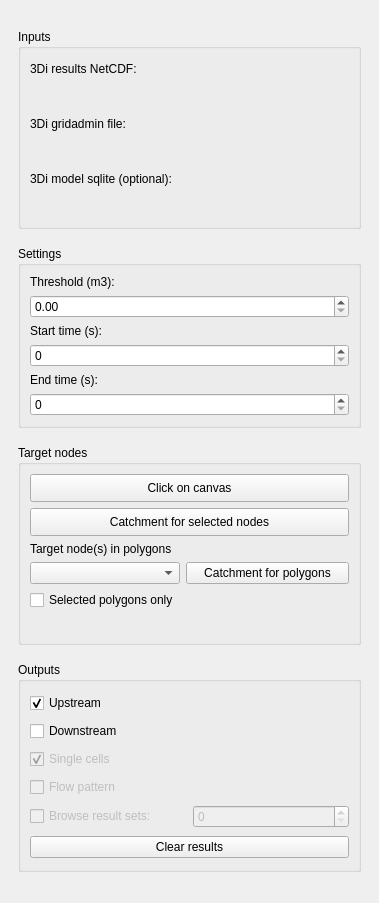
<?xml version="1.0" encoding="UTF-8"?>
<ui version="4.0">
 <class>ThreeDiNetworkAnalystDockWidgetBase</class>
 <widget class="QDockWidget" name="ThreeDiNetworkAnalystDockWidgetBase">
  <property name="geometry">
   <rect>
    <x>0</x>
    <y>0</y>
    <width>379</width>
    <height>903</height>
   </rect>
  </property>
  <property name="allowedAreas">
   <set>Qt::LeftDockWidgetArea|Qt::RightDockWidgetArea</set>
  </property>
  <property name="windowTitle">
   <string>3Di Network Analyst</string>
  </property>
  <widget class="QWidget" name="dockWidgetContents">
   <layout class="QGridLayout" name="gridLayout">
    <item row="0" column="0">
     <widget class="QScrollArea" name="scrollArea">
      <property name="frameShape">
       <enum>QFrame::NoFrame</enum>
      </property>
      <property name="verticalScrollBarPolicy">
       <enum>Qt::ScrollBarAsNeeded</enum>
      </property>
      <property name="horizontalScrollBarPolicy">
       <enum>Qt::ScrollBarAsNeeded</enum>
      </property>
      <property name="widgetResizable">
       <bool>true</bool>
      </property>
      <widget class="QWidget" name="scrollAreaWidgetContents">
       <property name="geometry">
        <rect>
         <x>0</x>
         <y>0</y>
         <width>357</width>
         <height>855</height>
        </rect>
       </property>
       <layout class="QVBoxLayout" name="verticalLayout">
        <item>
         <widget class="QGroupBox" name="groupBox_3">
          <property name="sizePolicy">
           <sizepolicy hsizetype="Preferred" vsizetype="Fixed">
            <horstretch>0</horstretch>
            <verstretch>0</verstretch>
           </sizepolicy>
          </property>
          <property name="minimumSize">
           <size>
            <width>0</width>
            <height>200</height>
           </size>
          </property>
          <property name="maximumSize">
           <size>
            <width>16777215</width>
            <height>200</height>
           </size>
          </property>
          <property name="title">
           <string>Inputs</string>
          </property>
          <layout class="QVBoxLayout" name="verticalLayout_2">
           <item>
            <widget class="QLabel" name="label_3">
             <property name="text">
              <string>3Di results NetCDF:</string>
             </property>
            </widget>
           </item>
           <item>
            <widget class="QgsFileWidget" name="QgsFileWidget3DiResults">
             <property name="sizePolicy">
              <sizepolicy hsizetype="Expanding" vsizetype="Preferred">
               <horstretch>0</horstretch>
               <verstretch>0</verstretch>
              </sizepolicy>
             </property>
             <property name="acceptDrops">
              <bool>true</bool>
             </property>
             <property name="filter">
              <string>results_3di.nc</string>
             </property>
            </widget>
           </item>
           <item>
            <widget class="QLabel" name="label_2">
             <property name="text">
              <string>3Di gridadmin file:</string>
             </property>
            </widget>
           </item>
           <item>
            <widget class="QgsFileWidget" name="QgsFileWidgetGridAdmin">
             <property name="sizePolicy">
              <sizepolicy hsizetype="Expanding" vsizetype="Preferred">
               <horstretch>0</horstretch>
               <verstretch>0</verstretch>
              </sizepolicy>
             </property>
             <property name="filter">
              <string>gridadmin.h5</string>
             </property>
            </widget>
           </item>
           <item>
            <widget class="QLabel" name="labelSqlite">
             <property name="enabled">
              <bool>true</bool>
             </property>
             <property name="text">
              <string>3Di model sqlite (optional):</string>
             </property>
            </widget>
           </item>
           <item>
            <widget class="QgsFileWidget" name="QgsFileWidgetSqlite">
             <property name="enabled">
              <bool>true</bool>
             </property>
             <property name="toolTip">
              <string>Required only when analysing (impervious) surfaces (0D inflow)</string>
             </property>
             <property name="filter">
              <string>*.sqlite</string>
             </property>
            </widget>
           </item>
          </layout>
         </widget>
        </item>
        <item>
         <widget class="QGroupBox" name="groupBox_4">
          <property name="sizePolicy">
           <sizepolicy hsizetype="Preferred" vsizetype="Fixed">
            <horstretch>0</horstretch>
            <verstretch>0</verstretch>
           </sizepolicy>
          </property>
          <property name="title">
           <string>Settings</string>
          </property>
          <layout class="QVBoxLayout" name="verticalLayout_3">
           <item>
            <widget class="QLabel" name="labelThreshold">
             <property name="text">
              <string>Threshold (m3):</string>
             </property>
            </widget>
           </item>
           <item>
            <widget class="QDoubleSpinBox" name="doubleSpinBoxThreshold">
             <property name="maximum">
              <double>9999999999.000000000000000</double>
             </property>
            </widget>
           </item>
           <item>
            <widget class="QLabel" name="label_4">
             <property name="sizePolicy">
              <sizepolicy hsizetype="Preferred" vsizetype="Preferred">
               <horstretch>0</horstretch>
               <verstretch>0</verstretch>
              </sizepolicy>
             </property>
             <property name="text">
              <string>Start time (s):</string>
             </property>
            </widget>
           </item>
           <item>
            <widget class="QDoubleSpinBox" name="doubleSpinBoxStartTime">
             <property name="decimals">
              <number>0</number>
             </property>
             <property name="minimum">
              <double>0.000000000000000</double>
             </property>
             <property name="maximum">
              <double>99999999999.000000000000000</double>
             </property>
             <property name="singleStep">
              <double>60.000000000000000</double>
             </property>
             <property name="value">
              <double>0.000000000000000</double>
             </property>
            </widget>
           </item>
           <item>
            <widget class="QLabel" name="label_5">
             <property name="text">
              <string>End time (s):</string>
             </property>
            </widget>
           </item>
           <item>
            <widget class="QDoubleSpinBox" name="doubleSpinBoxEndTime">
             <property name="decimals">
              <number>0</number>
             </property>
             <property name="maximum">
              <double>99999999999.000000000000000</double>
             </property>
             <property name="singleStep">
              <double>60.000000000000000</double>
             </property>
            </widget>
           </item>
          </layout>
         </widget>
        </item>
        <item>
         <widget class="QGroupBox" name="groupBox">
          <property name="sizePolicy">
           <sizepolicy hsizetype="Preferred" vsizetype="Fixed">
            <horstretch>0</horstretch>
            <verstretch>0</verstretch>
           </sizepolicy>
          </property>
          <property name="minimumSize">
           <size>
            <width>0</width>
            <height>200</height>
           </size>
          </property>
          <property name="title">
           <string>Target nodes</string>
          </property>
          <layout class="QFormLayout" name="formLayout">
           <item row="0" column="0" colspan="2">
            <widget class="QPushButton" name="pushButtonClickOnCanvas">
             <property name="minimumSize">
              <size>
               <width>0</width>
               <height>28</height>
              </size>
             </property>
             <property name="maximumSize">
              <size>
               <width>16777215</width>
               <height>28</height>
              </size>
             </property>
             <property name="text">
              <string>Click on canvas</string>
             </property>
             <property name="checkable">
              <bool>true</bool>
             </property>
            </widget>
           </item>
           <item row="1" column="0" colspan="2">
            <widget class="QPushButton" name="pushButtonCatchmentForSelectedNodes">
             <property name="minimumSize">
              <size>
               <width>0</width>
               <height>28</height>
              </size>
             </property>
             <property name="maximumSize">
              <size>
               <width>16777215</width>
               <height>28</height>
              </size>
             </property>
             <property name="text">
              <string>Catchment for selected nodes</string>
             </property>
            </widget>
           </item>
           <item row="2" column="0" colspan="2">
            <widget class="QLabel" name="label">
             <property name="text">
              <string>Target node(s) in polygons</string>
             </property>
            </widget>
           </item>
           <item row="3" column="0">
            <widget class="QgsMapLayerComboBox" name="mMapLayerComboBoxTargetPolygons">
             <property name="sizePolicy">
              <sizepolicy hsizetype="Minimum" vsizetype="Fixed">
               <horstretch>0</horstretch>
               <verstretch>0</verstretch>
              </sizepolicy>
             </property>
             <property name="minimumSize">
              <size>
               <width>150</width>
               <height>0</height>
              </size>
             </property>
            </widget>
           </item>
           <item row="3" column="1">
            <widget class="QPushButton" name="pushButtonCatchmentForPolygons">
             <property name="text">
              <string>Catchment for polygons</string>
             </property>
            </widget>
           </item>
           <item row="4" column="0">
            <widget class="QCheckBox" name="checkBoxSelectedPolygonsOnly">
             <property name="text">
              <string>Selected polygons only</string>
             </property>
            </widget>
           </item>
          </layout>
         </widget>
        </item>
        <item>
         <widget class="QGroupBox" name="groupBox_2">
          <property name="sizePolicy">
           <sizepolicy hsizetype="Preferred" vsizetype="Fixed">
            <horstretch>0</horstretch>
            <verstretch>0</verstretch>
           </sizepolicy>
          </property>
          <property name="minimumSize">
           <size>
            <width>0</width>
            <height>210</height>
           </size>
          </property>
          <property name="maximumSize">
           <size>
            <width>16777215</width>
            <height>210</height>
           </size>
          </property>
          <property name="title">
           <string>Outputs</string>
          </property>
          <layout class="QGridLayout" name="gridLayout_2">
           <item row="3" column="0">
            <widget class="QCheckBox" name="checkBoxFlowPattern">
             <property name="enabled">
              <bool>false</bool>
             </property>
             <property name="text">
              <string>Flow pattern</string>
             </property>
             <property name="checked">
              <bool>false</bool>
             </property>
            </widget>
           </item>
           <item row="1" column="0">
            <widget class="QCheckBox" name="checkBoxDownstream">
             <property name="text">
              <string>Downstream</string>
             </property>
            </widget>
           </item>
           <item row="0" column="0">
            <widget class="QCheckBox" name="checkBoxUpstream">
             <property name="text">
              <string>Upstream</string>
             </property>
             <property name="checked">
              <bool>true</bool>
             </property>
            </widget>
           </item>
           <item row="2" column="0">
            <widget class="QCheckBox" name="checkBoxSingleCells">
             <property name="enabled">
              <bool>false</bool>
             </property>
             <property name="text">
              <string>Single cells</string>
             </property>
             <property name="checked">
              <bool>true</bool>
             </property>
            </widget>
           </item>
           <item row="5" column="0" colspan="2">
            <widget class="QPushButton" name="pushButtonClearResults">
             <property name="text">
              <string>Clear results</string>
             </property>
            </widget>
           </item>
           <item row="4" column="0">
            <widget class="QCheckBox" name="checkBoxBrowseResultSets">
             <property name="enabled">
              <bool>false</bool>
             </property>
             <property name="text">
              <string>Browse result sets:</string>
             </property>
            </widget>
           </item>
           <item row="4" column="1">
            <widget class="QSpinBox" name="spinBoxBrowseResultSets">
             <property name="enabled">
              <bool>false</bool>
             </property>
             <property name="layoutDirection">
              <enum>Qt::LeftToRight</enum>
             </property>
             <property name="buttonSymbols">
              <enum>QAbstractSpinBox::UpDownArrows</enum>
             </property>
            </widget>
           </item>
          </layout>
         </widget>
        </item>
       </layout>
      </widget>
     </widget>
    </item>
   </layout>
  </widget>
 </widget>
 <customwidgets>
  <customwidget>
   <class>QgsFileWidget</class>
   <extends>QWidget</extends>
   <header>qgsfilewidget.h</header>
  </customwidget>
  <customwidget>
   <class>QgsMapLayerComboBox</class>
   <extends>QComboBox</extends>
   <header>qgsmaplayercombobox.h</header>
  </customwidget>
 </customwidgets>
 <resources/>
 <connections/>
</ui>
